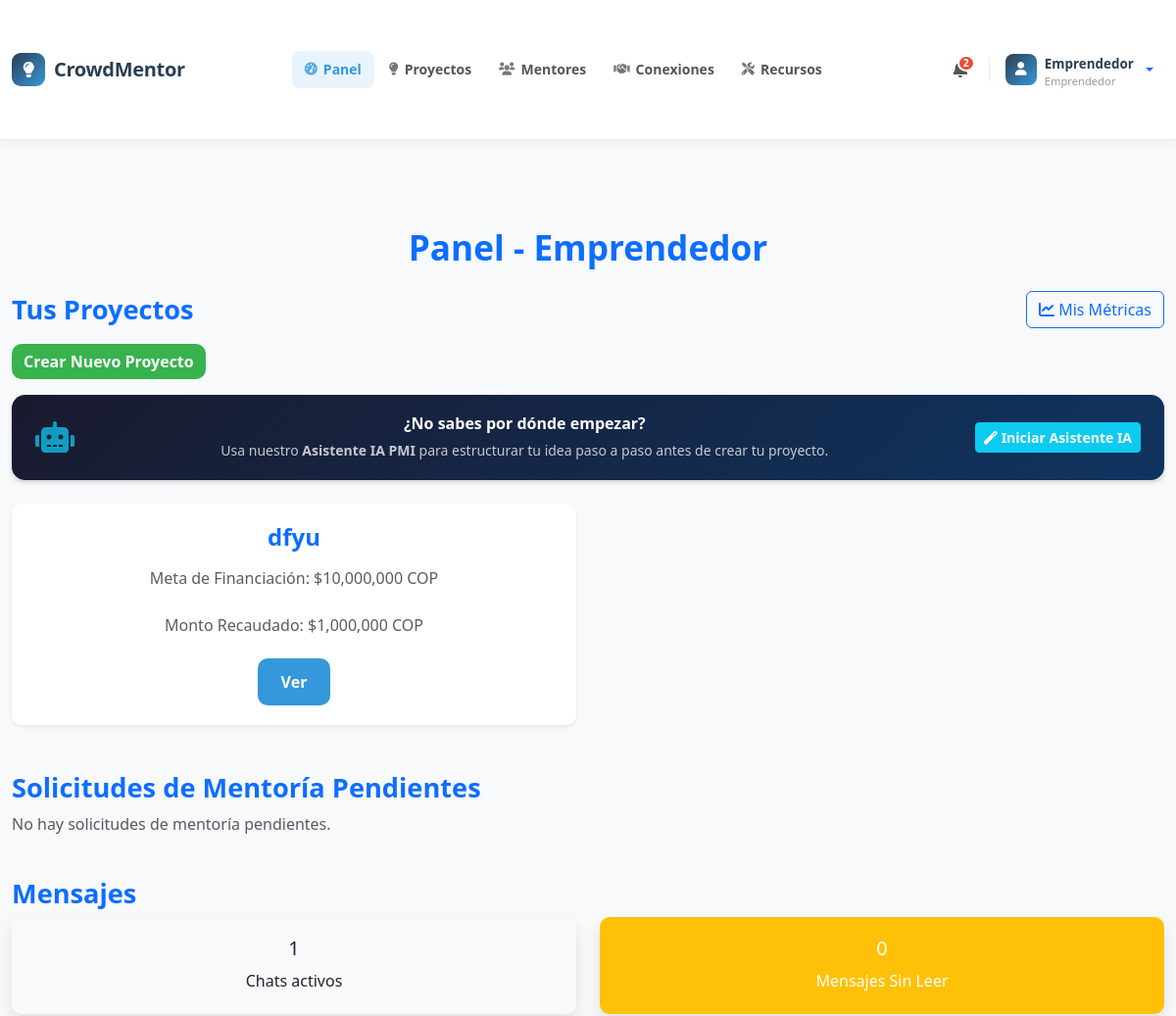
The page /dashboard/ (signed in, upper part) on the database as committed earlier.
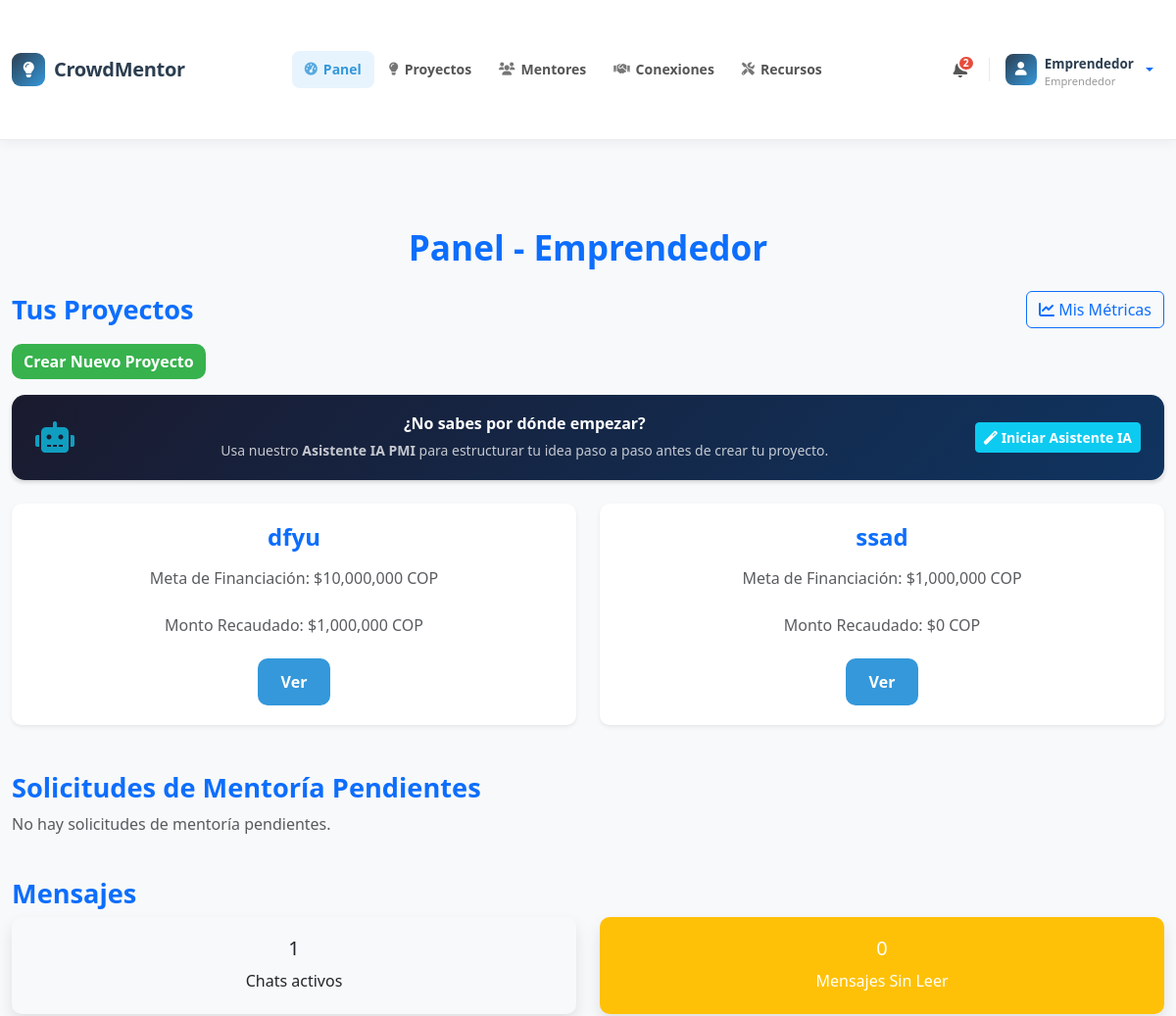
The same page on the database as committed later.
### core/models.py (models this page shows, shortened)
class Project(models.Model):
    PROJECT_STATUS = (
        ('draft', 'Borrador'),
        ('active', 'Activo'),
        ('funded', 'Financiado'),
        ('completed', 'Completado'),
        ('cancelled', 'Cancelado'),
    )
    title = models.CharField(max_length=200)
    description = models.TextField()
    owner = models.ForeignKey(User, on_delete=models.CASCADE, related_name='projects')
    category = models.ForeignKey('ProjectCategory', on_delete=models.SET_NULL, null=True, blank=True)
    funding_goal = models.DecimalField(max_digits=20, decimal_places=2)
    amount_raised = models.DecimalField(max_digits=20, decimal_places=2, default=0)
    created_at = models.DateTimeField(default=timezone.now)
    image = models.ImageField(upload_to='projects/', blank=True, null=True)
    is_active = models.BooleanField(default=True)
    status = models.CharField(max_length=20, choices=PROJECT_STATUS, default='active')
    views_count = models.IntegerField(default=0)
    likes_count = models.IntegerField(default=0)
    deadline = models.DateField(blank=True, null=True)
    tags = models.CharField(max_length=500, blank=True, help_text="Separar con comas")
    PROFITABILITY_UNIT_CHOICES = (
        ('meses', 'Meses'),
        ('años', 'Años'),
    )
    profitability_time = models.PositiveSmallIntegerField(
        null=True, blank=True,
        help_text="Tiempo estimado para que el proyecto empiece a generar rentabilidad"
    )
    profitability_unit = models.CharField(
        max_length=10,
        choices=PROFITABILITY_UNIT_CHOICES,
        default='meses',
        blank=True
    )

### core/views.py (the view, shortened to what this page needs)
# urls.py: path('dashboard/', views.dashboard, name='dashboard'),
@login_required
def dashboard(request):
    try:
        profile = Profile.objects.get(user=request.user)
    except Profile.DoesNotExist:
        messages.error(request, 'No se encontró un perfil asociado a este usuario.')
        return redirect('home')
    if profile.user_type == 'evaluator' and not profile.is_approved_by_admin:
        messages.error(request, 'Tu cuenta aún no ha sido aprobada por el Administrador.')
        return redirect('home')
    if profile.user_type == 'mentor' and not profile.is_approved:
        messages.error(request, 'Tu cuenta aún no ha sido aprobada por un Evaluador.')
        return redirect('home')
    if request.user.is_superuser:  # Verificar si el usuario es administrador
        return render(request, 'admin_dashboard.html', {'profile': profile})
    if profile.user_type == 'entrepreneur':
        projects = Project.objects.filter(owner=request.user)
        investments = Investment.objects.filter(project__owner=request.user, status='pending')
        accepted_mentorships = Mentorship.objects.filter(
            project__owner=request.user,
            status='accepted'
        )
        pending_mentorships = Mentorship.objects.filter(
            project__owner=request.user,
            status='pending'
        )
        unread_mentorship_messages = 0
        for mentorship in accepted_mentorships:
            unread_mentorship_messages += mentorship.messages.filter(
                is_read=False
            ).exclude(sender=request.user).count()
        total_active_chats = accepted_mentorships.count()
        return render(request, 'dashboard.html', {
            'projects': projects,
            'investments': investments,
            'profile': profile,
            'mentorships': accepted_mentorships,
            'pending_mentorships': pending_mentorships,
            'unread_mentorship_messages': unread_mentorship_messages,
            'total_active_chats': total_active_chats,
        })

### core/templatetags/custom_filters.py (called while the page is built)
@register.filter
def cop_currency(value):
    try:
        number = float(value)
        formatted = f"${number:,.0f} COP"
        return formatted
    except (ValueError, TypeError):
        return value

@register.filter
def has_profile(user):
    return hasattr(user, 'profile') and user.profile is not None

@register.filter
def get_user_type(user):
    if hasattr(user, 'profile') and user.profile:
        return user.profile.user_type
    return None

### core/templates/dashboard.html (shortened to what the changed rows need)
{% extends 'base.html' %}
{% load static %}
{% load custom_filters %}
{% block content %}
    <h2 class="text-center text-primary my-4">Panel -
    {% if profile.user_type == 'entrepreneur' %}
        Emprendedor
    {% elif profile.user_type == 'mentor' %}
        Mentor
    {% elif profile.user_type == 'investor' %}
        Inversionista
    {% else %}
        {{ profile.user_type|title }}
    {% endif %}
    </h2>
    {% if profile.user_type == 'entrepreneur' %}
        <div class="row">
            {% for project in projects %}
                <div class="col-md-6 mb-4">
                    <div class="card shadow-sm">
                        <div class="card-body">
                            <h5 class="card-title text-primary">{{ project.title }}</h5>
                            <p class="card-text text-muted">Meta de Financiación: {{ project.funding_goal|cop_currency }}</p>
                            <p class="card-text text-muted">Monto Recaudado: {{ project.amount_raised|cop_currency }}</p>
                            <a href="{% url 'project_detail' project.pk %}" class="btn btn-primary">Ver</a>
                        </div>
                    </div>
                </div>
            {% empty %}
                <p class="text-muted">No hay proyectos aún.</p>
            {% endfor %}
        </div>
    {% endif %}
{% endblock %}

Rows that differ between the two databases and show on the page:
added Project: title "ssad", funding_goal|cop_currency "$1,000,000 COP", amount_raised|cop_currency "$0 COP"
